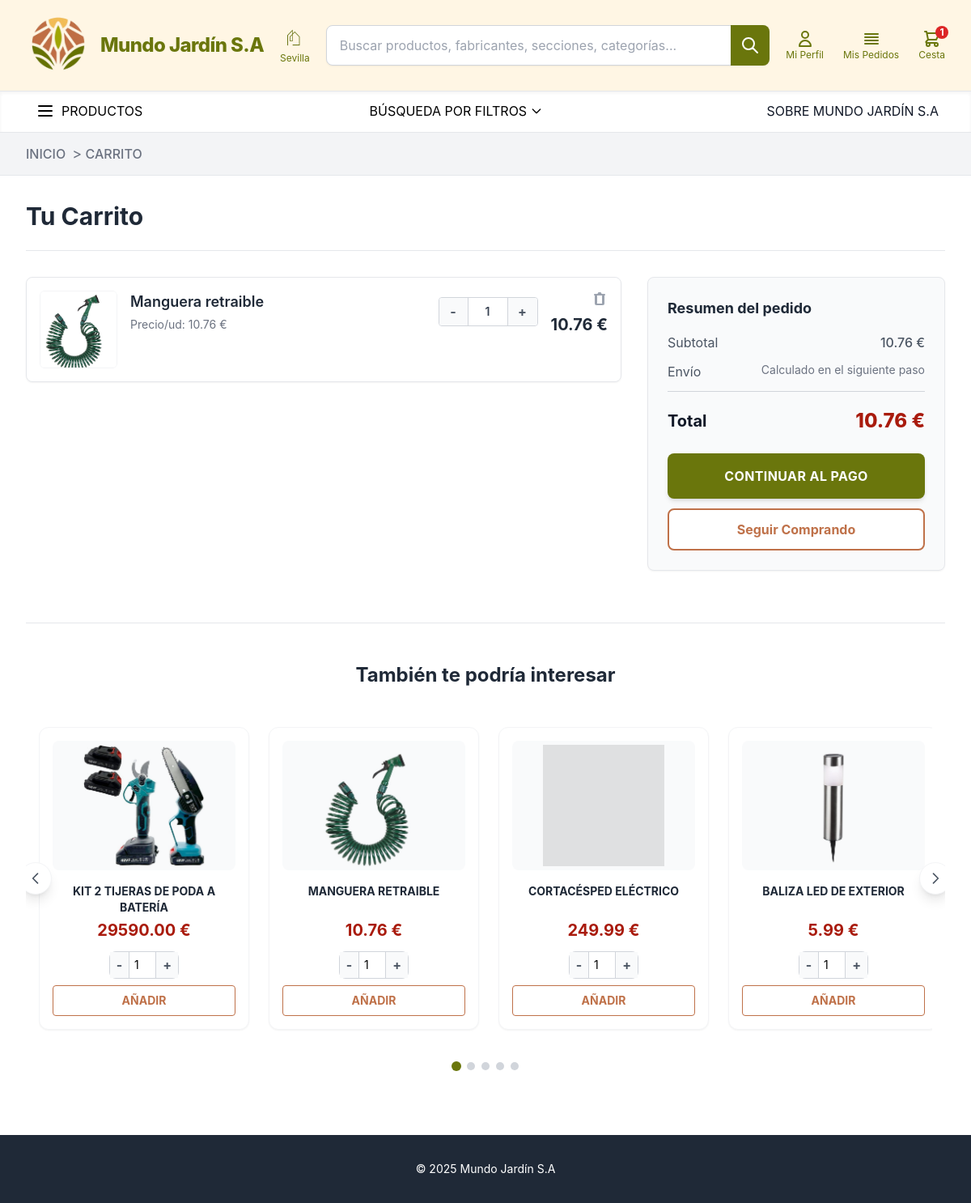
Page /carrito/ (signed in) on the committed database.
### home/models.py (models this page shows, shortened)
class Producto(models.Model):
    nombre= models.CharField(max_length=200)
    descripcion= models.TextField()
    departamento= models.CharField(max_length=200)
    seccion=models.CharField(max_length=50, choices=Seccion.choices)
    fabricante=models.CharField(max_length=200)
    categoria=models.CharField(max_length=50, choices=Categoria.choices)
    precio= models.DecimalField(max_digits=10, decimal_places=2)
    stock=models.IntegerField(default=0)
    imagen = models.ImageField(upload_to='Imgproductos/', null=True, blank=True)
    esta_agotado= models.BooleanField(default=False)
    esta_destacado= models.BooleanField(default=False)
    orden = models.PositiveIntegerField(default=0, blank=False, null=False)
    class Meta:
        ordering = ['orden']

### carrito/views.py (the view)
# urls.py: path('', views.ver_cesta, name='carrito'),
def ver_cesta(request):
    items = []
    articulos_para_plantilla = []
    subtotal = Decimal('0.00')
    total = Decimal('0.00')
    cesta = obtener_cesta_actual(request)
    if cesta:
        items = cesta.items.all()
        for item in items:
            precio_unitario = item.producto.precio_rebajado if (hasattr(item.producto, 'precio_rebajado') and item.producto.precio_rebajado) else item.producto.precio
            precio_linea = precio_unitario * item.cantidad
            subtotal += precio_linea
            imagen_url = item.producto.imagen.url if (item.producto.imagen and item.producto.imagen.name) else "https://res.cloudinary.com/djfgts1ii/image/upload/imagen1_zi2acs.jpg"
            articulos_para_plantilla.append({
                    'id': item.producto.id,
                    'nombre': item.producto.nombre,
                    'imagen_url': imagen_url,
                    'precio_unidad': precio_unitario,
                    'cantidad': item.cantidad,
                    'precio_total': precio_linea,
                    'stock': item.producto.stock,
            })
        total = subtotal
    opciones_filtro = obtener_opciones_filtro()
    productos_destacados = Producto.objects.filter(stock__gt=0).order_by('?')[:5]
    context = {
        'articulos': articulos_para_plantilla,
        'subtotal': f"{subtotal:.2f}",
        'total': f"{total:.2f}",
        'opciones_filtro': opciones_filtro,
        'productos_destacados': productos_destacados,
        'precio_seleccionado': '',
        'fabricante_seleccionado': '',
        'seccion_filtro_seleccionada': '',
    }
    return render(request, "carrito.html", context)

### carrito/views.py (called while the page is built)
def obtener_opciones_filtro():
    fabricantes = Producto.objects.values_list('fabricante', flat=True).distinct().order_by('fabricante')
    precios = [
        (0, 50, 'Menos de 50€'),
        (50, 100, '50€ - 100€'),
        (100, 500, '100€ - 500€'),
        (500, 99999, 'Más de 500€'),
    ]
    return {
        'fabricantes': list(fabricantes),
        'precios': precios,
    }

def obtener_cesta_actual(request):
    cesta = None
    if request.user.is_authenticated:
        try:
            usuario_cliente = UsuarioCliente.objects.get(usuario=request.user)
            cesta, _ = CestaCompra.objects.get_or_create(usuario_cliente=usuario_cliente)
        except UsuarioCliente.DoesNotExist:
             cesta = None
    else:
        session_id = request.session.get("cesta_id")
        if not session_id:
            session_id = str(uuid.uuid4())
            request.session["cesta_id"] = session_id
        cesta, _ = CestaCompra.objects.get_or_create(session_id=session_id)
    return cesta

### home/context_processors.py (called while the page is built)
def productos_en_cesta(request):
    total_items = 0
    if request.user.is_authenticated:
        try:
            cesta = CestaCompra.objects.get(usuario_cliente__usuario=request.user)
        except CestaCompra.DoesNotExist:
            cesta = None
    else:
        session_id = request.session.get("cesta_id")
        cesta = CestaCompra.objects.filter(session_id=session_id).first() if session_id else None
    if cesta:
        total_items = sum(item.cantidad for item in cesta.items.all())
    return {'total_items_cesta': total_items}

### carrito/templates/carrito.html (shortened to what this page needs)
{% extends "base.html" %}
{% load static %}
{% block breadcrumbs %}
    <li>
        <span class="text-lg text-gray-500">></span>
        <span class="text- font-medium text-gray-500 hover:text-[#bf7149]">
            CARRITO
        </span>
    </li>
{% endblock breadcrumbs %}
{% block content %}
<div class="max-w-7xl mx-auto px-4 sm:px-6 lg:px-8 py-8">
    <h1 class="text-3xl font-bold text-gray-800 mb-6">Tu Carrito</h1>
    <hr class="mb-8">
    <div class="flex flex-col lg:flex-row gap-8 mb-16">
        <div class="lg:w-2/3">
            {% if articulos %}
                {% for articulo in articulos %}
                    <div class="bg-white p-4 rounded-lg shadow-sm border border-gray-200 mb-4 flex items-start" data-cart-item-id="{{ articulo.id }}">
                        <div class="flex-shrink-0 mr-4">
                            {% if articulo.imagen_url %}
                                <img src="{{ articulo.imagen_url }}" alt="{{ articulo.nombre }}" class="w-24 h-24 object-cover rounded-md border border-gray-100 mix-blend-multiply">
                            {% else %}
                                <div class="w-24 h-24 bg-gray-100 rounded-md border border-gray-100 flex items-center justify-center text-gray-400">Sin img</div>
                            {% endif %}
                        </div>
                        <div class="flex-grow flex flex-col sm:flex-row justify-between sm:items-center">
                            <div class="mb-2 sm:mb-0 sm:w-6/12">
                                <p class="text-lg font-semibold text-gray-800">{{ articulo.nombre }}</p>
                                <p class="text-sm text-gray-500 mt-1">Precio/ud: {{ articulo.precio_unidad|floatformat:2 }} €</p>
                            </div>
                            <div class="flex items-center border border-gray-300 rounded overflow-hidden h-9">
                                <form action="{% url 'carrito:update_cart' producto_id=articulo.id %}" method="POST" class="h-full">
                                    <button type="submit" class="w-9 h-full flex items-center justify-center bg-gray-50 hover:bg-gray-100 text-gray-600 font-bold transition-colors focus:outline-none border-r border-gray-300">
                                        -
                                    </button>
                                </form>
                                <div class="w-12 h-full flex items-center justify-center bg-white text-sm font-semibold text-gray-700 quantity-display">
                                    {{ articulo.cantidad }}
                                </div>
                                <div class="h-full relative border-l border-gray-300">
                                    <form id="form-plus-{{ articulo.id }}" action="{% url 'carrito:update_cart' producto_id=articulo.id %}?action=add" method="POST"
                                          class="h-full"
                                          style="{% if articulo.cantidad >= articulo.stock %}display:none;{% endif %}">
                                        <button type="submit" class="w-9 h-full flex items-center justify-center bg-gray-50 hover:bg-gray-100 text-gray-600 font-bold transition-colors focus:outline-none">
                                            +
                                        </button>
                                    </form>
                                </div>
                            </div>
                            </div>
                        <div class="ml-auto text-right flex flex-col items-end pl-4">
                            <form action="{% url 'carrito:remove_from_cart' producto_id=articulo.id %}" method="POST" class="inline-block">
                                <button type="submit" class="text-gray-400 hover:text-red-500 mb-2 transition-colors" title="Eliminar producto">
                                    <svg xmlns="http://www.w3.org/2000/svg" class="h-5 w-5" viewBox="0 0 20 20" fill="currentColor"><path fill-rule="evenodd" d="M9 2a1 1 0 00-.894.553L7.382 4H4a1 1 0 100 2v10a2 2 0 002 2h8a2 2 0 002-2V6a1 1 0 100-2h-3.382l-.724-1.447A1 1 0 0011 2H9zM7 6h6v10H7V6z" clip-rule="evenodd" /></svg>
                                </button>
                            </form>
                            <p class="text-xl font-bold text-gray-800">{{ articulo.precio_total|floatformat:2 }} €</p>
                        </div>
                    </div>
                {% endfor %}
            {% endif %}
        </div>
        <div class="lg:w-1/3 space-y-4">
            <div class="bg-gray-50 p-6 rounded-lg border border-gray-200 shadow-sm sticky top-4">
                <h2 class="text-lg font-bold text-gray-800 mb-4">Resumen del pedido</h2>
                <div class="space-y-3">
                    <div class="flex justify-between text-gray-600">
                        <span>Subtotal</span>
                        <span class="font-medium">{{ subtotal }} €</span>
                    </div>
                    <div class="flex justify-between text-gray-600">
                        <span>Envío</span>
                        <span class="text-sm text-gray-500">Calculado en el siguiente paso</span>
                    </div>
                    <div class="h-px bg-gray-300 my-2"></div>
                    <div class="flex justify-between items-center pt-2">
                        <span class="text-xl font-bold text-gray-900">Total</span>
                        <span class="text-2xl font-extrabold text-[#A91B0D]">{{ total }} €</span>
                    </div>
                </div>
                <div class="mt-6 space-y-3">
                    {% if articulos %}
                        <a href="{% url 'carrito:checkout' %}">
                            <button class="w-full bg-[#6a760c] hover:bg-[#56600a] text-white font-bold py-4 rounded-lg shadow-md hover:shadow-lg transition duration-200 uppercase tracking-wide">
                                Continuar al Pago
                            </button>
                        </a>
                    {% else %}
                        <button class="w-full bg-gray-300 text-gray-500 font-bold py-4 rounded-lg cursor-not-allowed uppercase tracking-wide" disabled>
                            Continuar al Pago
                        </button>
                    {% endif %}
                    <a href="{% url 'home' %}" class="block w-full">
                        <button class="w-full py-3 bg-white text-[#bf7149] font-bold rounded-lg border-2 border-[#bf7149] hover:bg-[#bf7149] hover:text-white transition duration-200">
                            Seguir Comprando
                        </button>
                    </a>
                </div>
            </div>
        </div>
    </div>
    {% if productos_destacados %}
    <div class="related-products-section border-t border-gray-200 pt-12 mt-8">
        <h2 class="text-2xl font-bold text-gray-800 text-center mb-8">
            También te podría interesar
        </h2>
        <div class="carousel-container relative px-4">
            <div id="product-carousel" class="flex overflow-x-hidden scroll-smooth gap-6 py-4">
                {% for producto in productos_destacados %}
                <div class="bg-white rounded-xl p-4 flex flex-col border border-gray-100 shadow-sm hover:shadow-hard-halo transition-all duration-300"
                     style="flex: 0 0 260px; min-width: 260px;">
                    <a href="{% url 'detalle_producto' pk=producto.pk %}" class="block relative h-40 mb-4 bg-gray-50 rounded-lg flex items-center justify-center overflow-hidden">
                        {% if producto.imagen %}
                            <img src="{{ producto.imagen.url }}" alt="{{ producto.nombre }}" class="max-h-full max-w-full object-contain mix-blend-multiply">
                        {% else %}
                            <img src="https://via.placeholder.com/150" alt="Sin imagen" class="opacity-50 mix-blend-multiply">
                        {% endif %}
                    </a>
                    <div class="flex-grow flex flex-col text-center">
                        <a href="{% url 'detalle_producto' pk=producto.pk %}" class="text-sm font-bold uppercase text-gray-800 mb-1 hover:text-[#bf7149] line-clamp-2 min-h-[2.5rem]">
                            {{ producto.nombre|lower|capfirst }}
                        </a>
                        <p class="text-xl font-bold text-[#A91B0D] mb-3">
                            {{ producto.precio|floatformat:2 }} €
                        </p>
                        <div class="mt-auto">
                            {% if producto.stock > 0 %}
                                <div class="flex items-center justify-center gap-0 border border-gray-300 rounded-lg mb-2 mx-auto w-fit bg-white">
                                    <button type="button" onclick="changeQuantity(this, -1)" class="px-2 py-1 bg-gray-50 hover:bg-gray-100 border-r border-gray-300 text-gray-600 font-bold">-</button>
                                    <input type="number" class="quantity-input w-8 text-center border-none text-sm p-1 focus:ring-0" value="1" min="1" max="{{ producto.stock }}" readonly>
                                    <button type="button" onclick="changeQuantity(this, 1)" class="px-2 py-1 bg-gray-50 hover:bg-gray-100 border-l border-gray-300 text-gray-600 font-bold">+</button>
                                </div>
                                <button class="add-related w-full py-2 bg-white text-[#bf7149] text-sm font-bold rounded border border-[#bf7149] hover:bg-[#bf7149] hover:text-white transition uppercase"
                                        data-product-id="{{ producto.pk }}">
                                    Añadir
                                </button>
                            {% else %}
                                <button disabled class="w-full py-2 bg-gray-100 text-gray-400 text-sm font-bold rounded border border-gray-200 cursor-not-allowed uppercase">
                                    Agotado
                                </button>
                            {% endif %}
                        </div>
                    </div>
                </div>
                {% endfor %}
            </div>
            <button id="prev-btn" class="absolute top-1/2 left-0 transform -translate-y-1/2 -ml-2 w-10 h-10 flex items-center justify-center bg-white rounded-full shadow-lg border border-gray-100 hover:bg-gray-50 text-gray-600 z-10">
                <svg class="h-5 w-5" fill="none" stroke="currentColor" viewBox="0 0 24 24"><path stroke-linecap="round" stroke-linejoin="round" stroke-width="2" d="M15 19l-7-7 7-7"></path></svg>
            </button>
            <button id="next-btn" class="absolute top-1/2 right-0 transform -translate-y-1/2 -mr-2 w-10 h-10 flex items-center justify-center bg-white rounded-full shadow-lg border border-gray-100 hover:bg-gray-50 text-gray-600 z-10">
                <svg class="h-5 w-5" fill="none" stroke="currentColor" viewBox="0 0 24 24"><path stroke-linecap="round" stroke-linejoin="round" stroke-width="2" d="M9 5l7 7-7 7"></path></svg>
            </button>
        </div>
        <ol id="dot-navigation" class="flex justify-center mt-6 space-x-2"></ol>
    </div>
    {% endif %}
</div>
{% endblock content %}

### home/templates/base.html (style rules this page uses)
body { font-family: 'Inter', sans-serif; }
#product-carousel { display: flex; transition: transform 0.5s ease-in-out; flex-wrap: nowrap; }
.carousel-container { overflow: hidden; position: relative; }

### rows in the picture
Producto: nombre "Manguera retraible", precio_unidad "10.76", imagen (picture), nombre "MANGUERA RETRAIBLE", precio "10.76"
Producto: imagen (picture), nombre "KIT 2 TIJERAS DE PODA A BATERÍA", precio "29590.00"
Producto: nombre "CORTACÉSPED ELÉCTRICO", precio "249.99"
Producto: imagen (picture), nombre "BALIZA LED DE EXTERIOR", precio "5.99"

### other values in the picture
{{ total_items_cesta }} "1"
{{ articulo.cantidad }} "1"
{{ articulo.precio_total|floatformat:2 }} "10.76"
{{ subtotal }} "10.76"
{{ total }} "10.76"
